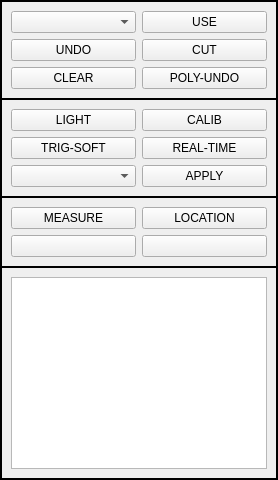
           <widget class="QFrame" name="frame_6">
            <property name="sizePolicy">
             <sizepolicy hsizetype="Preferred" vsizetype="Preferred">
              <horstretch>0</horstretch>
              <verstretch>0</verstretch>
             </sizepolicy>
            </property>
            <property name="maximumSize">
             <size>
              <width>16777215</width>
              <height>16777215</height>
             </size>
            </property>
            <property name="frameShape">
             <enum>QFrame::Box</enum>
            </property>
            <property name="frameShadow">
             <enum>QFrame::Plain</enum>
            </property>
            <layout class="QVBoxLayout" name="verticalLayout">
             <property name="spacing">
              <number>0</number>
             </property>
             <property name="leftMargin">
              <number>0</number>
             </property>
             <property name="topMargin">
              <number>0</number>
             </property>
             <property name="rightMargin">
              <number>0</number>
             </property>
             <property name="bottomMargin">
              <number>0</number>
             </property>
             <item>
              <widget class="QFrame" name="frame_2">
               <property name="palette">
                <palette>
                 <active>
                  <colorrole role="WindowText">
                   <brush brushstyle="SolidPattern">
                    <color alpha="255">
                     <red>0</red>
                     <green>0</green>
                     <blue>0</blue>
                    </color>
                   </brush>
                  </colorrole>
                  <colorrole role="Button">
                   <brush brushstyle="SolidPattern">
                    <color alpha="255">
                     <red>255</red>
                     <green>255</green>
                     <blue>255</blue>
                    </color>
                   </brush>
                  </colorrole>
                  <colorrole role="Light">
                   <brush brushstyle="SolidPattern">
                    <color alpha="255">
                     <red>255</red>
                     <green>255</green>
                     <blue>255</blue>
                    </color>
                   </brush>
                  </colorrole>
                  <colorrole role="Midlight">
                   <brush brushstyle="SolidPattern">
                    <color alpha="255">
                     <red>255</red>
                     <green>255</green>
                     <blue>255</blue>
                    </color>
                   </brush>
                  </colorrole>
                  <colorrole role="Dark">
                   <brush brushstyle="SolidPattern">
                    <color alpha="255">
                     <red>127</red>
                     <green>127</green>
                     <blue>127</blue>
                    </color>
                   </brush>
                  </colorrole>
                  <colorrole role="Mid">
                   <brush brushstyle="SolidPattern">
                    <color alpha="255">
                     <red>170</red>
                     <green>170</green>
                     <blue>170</blue>
                    </color>
                   </brush>
                  </colorrole>
                  <colorrole role="Text">
                   <brush brushstyle="SolidPattern">
                    <color alpha="255">
                     <red>0</red>
                     <green>0</green>
                     <blue>0</blue>
                    </color>
                   </brush>
                  </colorrole>
                  <colorrole role="BrightText">
                   <brush brushstyle="SolidPattern">
                    <color alpha="255">
                     <red>255</red>
                     <green>255</green>
                     <blue>255</blue>
                    </color>
                   </brush>
                  </colorrole>
                  <colorrole role="ButtonText">
                   <brush brushstyle="SolidPattern">
                    <color alpha="255">
                     <red>0</red>
                     <green>0</green>
                     <blue>0</blue>
                    </color>
                   </brush>
                  </colorrole>
                  <colorrole role="Base">
                   <brush brushstyle="SolidPattern">
                    <color alpha="255">
                     <red>255</red>
                     <green>255</green>
                     <blue>255</blue>
                    </color>
                   </brush>
                  </colorrole>
                  <colorrole role="Window">
                   <brush brushstyle="SolidPattern">
                    <color alpha="255">
                     <red>255</red>
                     <green>255</green>
                     <blue>255</blue>
                    </color>
                   </brush>
                  </colorrole>
                  <colorrole role="Shadow">
                   <brush brushstyle="SolidPattern">
                    <color alpha="255">
                     <red>0</red>
                     <green>0</green>
                     <blue>0</blue>
                    </color>
                   </brush>
                  </colorrole>
                  <colorrole role="AlternateBase">
                   <brush brushstyle="SolidPattern">
                    <color alpha="255">
                     <red>255</red>
                     <green>255</green>
                     <blue>255</blue>
                    </color>
                   </brush>
                  </colorrole>
                  <colorrole role="ToolTipBase">
                   <brush brushstyle="SolidPattern">
                    <color alpha="255">
                     <red>255</red>
                     <green>255</green>
                     <blue>220</blue>
                    </color>
                   </brush>
                  </colorrole>
                  <colorrole role="ToolTipText">
                   <brush brushstyle="SolidPattern">
                    <color alpha="255">
                     <red>0</red>
                     <green>0</green>
                     <blue>0</blue>
                    </color>
                   </brush>
                  </colorrole>
                  <colorrole role="PlaceholderText">
                   <brush brushstyle="SolidPattern">
                    <color alpha="128">
                     <red>0</red>
                     <green>0</green>
                     <blue>0</blue>
                    </color>
                   </brush>
                  </colorrole>
                 </active>
                 <inactive>
                  <colorrole role="WindowText">
                   <brush brushstyle="SolidPattern">
                    <color alpha="255">
                     <red>0</red>
                     <green>0</green>
                     <blue>0</blue>
                    </color>
                   </brush>
                  </colorrole>
                  <colorrole role="Button">
                   <brush brushstyle="SolidPattern">
                    <color alpha="255">
                     <red>255</red>
                     <green>255</green>
                     <blue>255</blue>
                    </color>
                   </brush>
                  </colorrole>
                  <colorrole role="Light">
                   <brush brushstyle="SolidPattern">
                    <color alpha="255">
                     <red>255</red>
                     <green>255</green>
                     <blue>255</blue>
                    </color>
                   </brush>
                  </colorrole>
                  <colorrole role="Midlight">
                   <brush brushstyle="SolidPattern">
                    <color alpha="255">
                     <red>255</red>
                     <green>255</green>
                     <blue>255</blue>
                    </color>
                   </brush>
                  </colorrole>
                  <colorrole role="Dark">
                   <brush brushstyle="SolidPattern">
                    <color alpha="255">
                     <red>127</red>
                     <green>127</green>
                     <blue>127</blue>
                    </color>
                   </brush>
                  </colorrole>
                  <colorrole role="Mid">
                   <brush brushstyle="SolidPattern">
                    <color alpha="255">
                     <red>170</red>
                     <green>170</green>
                     <blue>170</blue>
                    </color>
                   </brush>
                  </colorrole>
                  <colorrole role="Text">
                   <brush brushstyle="SolidPattern">
                    <color alpha="255">
                     <red>0</red>
                     <green>0</green>
                     <blue>0</blue>
                    </color>
                   </brush>
                  </colorrole>
                  <colorrole role="BrightText">
                   <brush brushstyle="SolidPattern">
                    <color alpha="255">
                     <red>255</red>
                     <green>255</green>
                     <blue>255</blue>
                    </color>
                   </brush>
                  </colorrole>
                  <colorrole role="ButtonText">
                   <brush brushstyle="SolidPattern">
                    <color alpha="255">
                     <red>0</red>
                     <green>0</green>
                     <blue>0</blue>
                    </color>
                   </brush>
                  </colorrole>
                  <colorrole role="Base">
                   <brush brushstyle="SolidPattern">
                    <color alpha="255">
                     <red>255</red>
                     <green>255</green>
                     <blue>255</blue>
                    </color>
                   </brush>
                  </colorrole>
                  <colorrole role="Window">
                   <brush brushstyle="SolidPattern">
                    <color alpha="255">
                     <red>255</red>
                     <green>255</green>
                     <blue>255</blue>
                    </color>
                   </brush>
                  </colorrole>
                  <colorrole role="Shadow">
                   <brush brushstyle="SolidPattern">
                    <color alpha="255">
                     <red>0</red>
                     <green>0</green>
                     <blue>0</blue>
                    </color>
                   </brush>
                  </colorrole>
                  <colorrole role="AlternateBase">
                   <brush brushstyle="SolidPattern">
                    <color alpha="255">
                     <red>255</red>
                     <green>255</green>
                     <blue>255</blue>
                    </color>
                   </brush>
                  </colorrole>
                  <colorrole role="ToolTipBase">
                   <brush brushstyle="SolidPattern">
                    <color alpha="255">
                     <red>255</red>
                     <green>255</green>
                     <blue>220</blue>
                    </color>
                   </brush>
                  </colorrole>
                  <colorrole role="ToolTipText">
                   <brush brushstyle="SolidPattern">
                    <color alpha="255">
                     <red>0</red>
                     <green>0</green>
                     <blue>0</blue>
                    </color>
                   </brush>
                  </colorrole>
                  <colorrole role="PlaceholderText">
                   <brush brushstyle="SolidPattern">
                    <color alpha="128">
                     <red>0</red>
                     <green>0</green>
                     <blue>0</blue>
                    </color>
                   </brush>
                  </colorrole>
                 </inactive>
                 <disabled>
                  <colorrole role="WindowText">
                   <brush brushstyle="SolidPattern">
                    <color alpha="255">
                     <red>127</red>
                     <green>127</green>
                     <blue>127</blue>
                    </color>
                   </brush>
                  </colorrole>
                  <colorrole role="Button">
                   <brush brushstyle="SolidPattern">
                    <color alpha="255">
                     <red>255</red>
                     <green>255</green>
                     <blue>255</blue>
                    </color>
                   </brush>
                  </colorrole>
                  <colorrole role="Light">
                   <brush brushstyle="SolidPattern">
                    <color alpha="255">
                     <red>255</red>
                     <green>255</green>
                     <blue>255</blue>
                    </color>
                   </brush>
                  </colorrole>
                  <colorrole role="Midlight">
                   <brush brushstyle="SolidPattern">
                    <color alpha="255">
                     <red>255</red>
                     <green>255</green>
                     <blue>255</blue>
                    </color>
                   </brush>
                  </colorrole>
                  <colorrole role="Dark">
                   <brush brushstyle="SolidPattern">
                    <color alpha="255">
                     <red>127</red>
                     <green>127</green>
                     <blue>127</blue>
                    </color>
                   </brush>
                  </colorrole>
                  <colorrole role="Mid">
                   <brush brushstyle="SolidPattern">
                    <color alpha="255">
                     <red>170</red>
                     <green>170</green>
                     <blue>170</blue>
                    </color>
                   </brush>
                  </colorrole>
                  <colorrole role="Text">
                   <brush brushstyle="SolidPattern">
                    <color alpha="255">
                     <red>127</red>
                     <green>127</green>
                     <blue>127</blue>
                    </color>
                   </brush>
                  </colorrole>
                  <colorrole role="BrightText">
                   <brush brushstyle="SolidPattern">
                    <color alpha="255">
                     <red>255</red>
                     <green>255</green>
                     <blue>255</blue>
                    </color>
                   </brush>
                  </colorrole>
                  <colorrole role="ButtonText">
                   <brush brushstyle="SolidPattern">
                    <color alpha="255">
                     <red>127</red>
                     <green>127</green>
                     <blue>127</blue>
                    </color>
                   </brush>
                  </colorrole>
                  <colorrole role="Base">
                   <brush brushstyle="SolidPattern">
                    <color alpha="255">
                     <red>255</red>
                     <green>255</green>
                     <blue>255</blue>
                    </color>
                   </brush>
                  </colorrole>
                  <colorrole role="Window">
                   <brush brushstyle="SolidPattern">
                    <color alpha="255">
                     <red>255</red>
                     <green>255</green>
                     <blue>255</blue>
                    </color>
                   </brush>
                  </colorrole>
                  <colorrole role="Shadow">
                   <brush brushstyle="SolidPattern">
                    <color alpha="255">
                     <red>0</red>
                     <green>0</green>
                     <blue>0</blue>
                    </color>
                   </brush>
                  </colorrole>
                  <colorrole role="AlternateBase">
                   <brush brushstyle="SolidPattern">
                    <color alpha="255">
                     <red>255</red>
                     <green>255</green>
                     <blue>255</blue>
                    </color>
                   </brush>
                  </colorrole>
                  <colorrole role="ToolTipBase">
                   <brush brushstyle="SolidPattern">
                    <color alpha="255">
                     <red>255</red>
                     <green>255</green>
                     <blue>220</blue>
                    </color>
                   </brush>
                  </colorrole>
                  <colorrole role="ToolTipText">
                   <brush brushstyle="SolidPattern">
                    <color alpha="255">
                     <red>0</red>
                     <green>0</green>
                     <blue>0</blue>
                    </color>
                   </brush>
                  </colorrole>
                  <colorrole role="PlaceholderText">
                   <brush brushstyle="SolidPattern">
                    <color alpha="128">
                     <red>0</red>
                     <green>0</green>
                     <blue>0</blue>
                    </color>
                   </brush>
                  </colorrole>
                 </disabled>
                </palette>
               </property>
               <property name="font">
                <font>
                 <weight>50</weight>
                 <bold>false</bold>
                 <underline>false</underline>
                 <strikeout>false</strikeout>
                 <stylestrategy>PreferDefault</stylestrategy>
                 <kerning>true</kerning>
                </font>
               </property>
               <property name="mouseTracking">
                <bool>false</bool>
               </property>
               <property name="tabletTracking">
                <bool>false</bool>
               </property>
               <property name="styleSheet">
                <string notr="true">border-color: rgb(0, 0, 0);
</string>
               </property>
               <property name="frameShape">
                <enum>QFrame::Box</enum>
               </property>
               <layout class="QGridLayout" name="gridLayout">
                <item row="0" column="0">
                 <widget class="QComboBox" name="btn_cbb1">
                  <property name="minimumSize">
                   <size>
                    <width>0</width>
                    <height>0</height>
                   </size>
                  </property>
                  <property name="maximumSize">
                   <size>
                    <width>16777215</width>
                    <height>16777215</height>
                   </size>
                  </property>
                 </widget>
                </item>
                <item row="0" column="1">
                 <widget class="QPushButton" name="btn_use">
                  <property name="minimumSize">
                   <size>
                    <width>0</width>
                    <height>0</height>
                   </size>
                  </property>
                  <property name="maximumSize">
                   <size>
                    <width>16777215</width>
                    <height>16777215</height>
                   </size>
                  </property>
                  <property name="text">
                   <string>USE</string>
                  </property>
                 </widget>
                </item>
                <item row="1" column="0">
                 <widget class="QPushButton" name="btn_undo">
                  <property name="minimumSize">
                   <size>
                    <width>0</width>
                    <height>0</height>
                   </size>
                  </property>
                  <property name="maximumSize">
                   <size>
                    <width>16777215</width>
                    <height>16777215</height>
                   </size>
                  </property>
                  <property name="text">
                   <string>UNDO</string>
                  </property>
                 </widget>
                </item>
                <item row="3" column="0">
                 <widget class="QPushButton" name="btn_clear">
                  <property name="minimumSize">
                   <size>
                    <width>0</width>
                    <height>0</height>
                   </size>
                  </property>
                  <property name="maximumSize">
                   <size>
                    <width>16777215</width>
                    <height>16777215</height>
                   </size>
                  </property>
                  <property name="text">
                   <string>CLEAR</string>
                  </property>
                 </widget>
                </item>
                <item row="1" column="1">
                 <widget class="QPushButton" name="btn_cut">
                  <property name="minimumSize">
                   <size>
                    <width>0</width>
                    <height>0</height>
                   </size>
                  </property>
                  <property name="maximumSize">
                   <size>
                    <width>16777215</width>
                    <height>16777215</height>
                   </size>
                  </property>
                  <property name="text">
                   <string>CUT</string>
                  </property>
                 </widget>
                </item>
                <item row="3" column="1">
                 <widget class="QPushButton" name="btn_polyundo">
                  <property name="minimumSize">
                   <size>
                    <width>0</width>
                    <height>0</height>
                   </size>
                  </property>
                  <property name="maximumSize">
                   <size>
                    <width>16777215</width>
                    <height>16777215</height>
                   </size>
                  </property>
                  <property name="text">
                   <string>POLY-UNDO</string>
                  </property>
                 </widget>
                </item>
               </layout>
              </widget>
             </item>
             <item>
              <widget class="QFrame" name="frame_3">
               <property name="frameShape">
                <enum>QFrame::Box</enum>
               </property>
               <layout class="QGridLayout" name="gridLayout_2">
                <item row="1" column="0">
                 <widget class="QPushButton" name="btn_trigsoft">
                  <property name="text">
                   <string>TRIG-SOFT</string>
                  </property>
                 </widget>
                </item>
                <item row="0" column="0">
                 <widget class="QPushButton" name="btn_light">
                  <property name="text">
                   <string>LIGHT</string>
                  </property>
                 </widget>
                </item>
                <item row="2" column="1">
                 <widget class="QPushButton" name="btn_apply">
                  <property name="text">
                   <string>APPLY</string>
                  </property>
                 </widget>
                </item>
                <item row="1" column="1">
                 <widget class="QPushButton" name="btn_realtime">
                  <property name="text">
                   <string>REAL-TIME</string>
                  </property>
                 </widget>
                </item>
                <item row="2" column="0">
                 <widget class="QComboBox" name="btn_cbb2"/>
                </item>
                <item row="0" column="1">
                 <widget class="QPushButton" name="btn_calib">
                  <property name="text">
                   <string>CALIB</string>
                  </property>
                 </widget>
                </item>
               </layout>
              </widget>
             </item>
             <item>
              <widget class="QFrame" name="frame_4">
               <property name="frameShape">
                <enum>QFrame::Box</enum>
               </property>
               <layout class="QGridLayout" name="gridLayout_3">
                <item row="0" column="0">
                 <widget class="QPushButton" name="btn_measure">
                  <property name="text">
                   <string>MEASURE</string>
                  </property>
                 </widget>
                </item>
                <item row="0" column="1">
                 <widget class="QPushButton" name="btn_location">
                  <property name="text">
                   <string>LOCATION</string>
                  </property>
                 </widget>
                </item>
                <item row="1" column="0">
                 <widget class="QPushButton" name="pushButton_17">
                  <property name="text">
                   <string/>
                  </property>
                 </widget>
                </item>
                <item row="1" column="1">
                 <widget class="QPushButton" name="pushButton_18">
                  <property name="text">
                   <string/>
                  </property>
                 </widget>
                </item>
               </layout>
              </widget>
             </item>
             <item>
              <widget class="QFrame" name="frame_5">
               <property name="frameShape">
                <enum>QFrame::Box</enum>
               </property>
               <layout class="QGridLayout" name="gridLayout_4">
                <item row="0" column="0">
                 <widget class="QListWidget" name="lw_1"/>
                </item>
               </layout>
              </widget>
             </item>
            </layout>
           </widget>
